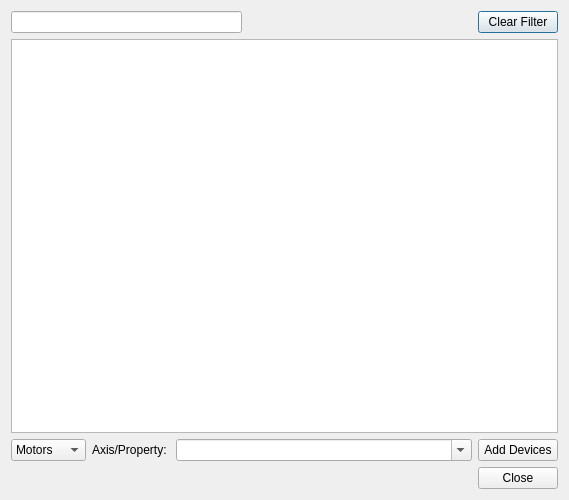
<?xml version="1.0" encoding="UTF-8"?>
<ui version="4.0">
 <class>ConfigurationDialog</class>
 <widget class="QDialog" name="ConfigurationDialog">
  <property name="geometry">
   <rect>
    <x>0</x>
    <y>0</y>
    <width>569</width>
    <height>500</height>
   </rect>
  </property>
  <property name="windowTitle">
   <string>Add Devices Dialog</string>
  </property>
  <layout class="QVBoxLayout" name="verticalLayout">
   <item>
    <layout class="QHBoxLayout" name="horizontalLayout">
     <property name="topMargin">
      <number>0</number>
     </property>
     <item>
      <widget class="QLineEdit" name="filter_ledit">
       <property name="minimumSize">
        <size>
         <width>200</width>
         <height>0</height>
        </size>
       </property>
       <property name="maximumSize">
        <size>
         <width>16777215</width>
         <height>16777215</height>
        </size>
       </property>
      </widget>
     </item>
     <item>
      <spacer name="horizontalSpacer">
       <property name="orientation">
        <enum>Qt::Horizontal</enum>
       </property>
       <property name="sizeHint" stdset="0">
        <size>
         <width>40</width>
         <height>20</height>
        </size>
       </property>
      </spacer>
     </item>
     <item>
      <widget class="QPushButton" name="clear_filter_bt">
       <property name="text">
        <string>Clear Filter</string>
       </property>
      </widget>
     </item>
    </layout>
   </item>
   <item>
    <widget class="QListWidget" name="device_listwidget"/>
   </item>
   <item>
    <layout class="QHBoxLayout" name="horizontalLayout_2">
     <property name="topMargin">
      <number>0</number>
     </property>
     <item>
      <widget class="QComboBox" name="device_type_cbox">
       <item>
        <property name="text">
         <string>Motors</string>
        </property>
       </item>
       <item>
        <property name="text">
         <string>Sources</string>
        </property>
       </item>
       <item>
        <property name="text">
         <string>Triggers</string>
        </property>
       </item>
      </widget>
     </item>
     <item>
      <widget class="QLabel" name="label">
       <property name="text">
        <string>Axis/Property: </string>
       </property>
      </widget>
     </item>
     <item>
      <widget class="QComboBox" name="prop_cbox">
       <property name="sizePolicy">
        <sizepolicy hsizetype="Expanding" vsizetype="Fixed">
         <horstretch>0</horstretch>
         <verstretch>0</verstretch>
        </sizepolicy>
       </property>
       <property name="editable">
        <bool>true</bool>
       </property>
      </widget>
     </item>
     <item>
      <widget class="QPushButton" name="add_devices_bt">
       <property name="maximumSize">
        <size>
         <width>80</width>
         <height>16777215</height>
        </size>
       </property>
       <property name="text">
        <string>Add Devices</string>
       </property>
      </widget>
     </item>
    </layout>
   </item>
   <item>
    <widget class="QDialogButtonBox" name="ui_buttonBox">
     <property name="standardButtons">
      <set>QDialogButtonBox::Close</set>
     </property>
    </widget>
   </item>
  </layout>
 </widget>
 <resources/>
 <connections>
  <connection>
   <sender>ui_buttonBox</sender>
   <signal>clicked(QAbstractButton*)</signal>
   <receiver>ConfigurationDialog</receiver>
   <slot>accept()</slot>
   <hints>
    <hint type="sourcelabel">
     <x>299</x>
     <y>632</y>
    </hint>
    <hint type="destinationlabel">
     <x>299</x>
     <y>324</y>
    </hint>
   </hints>
  </connection>
 </connections>
</ui>
